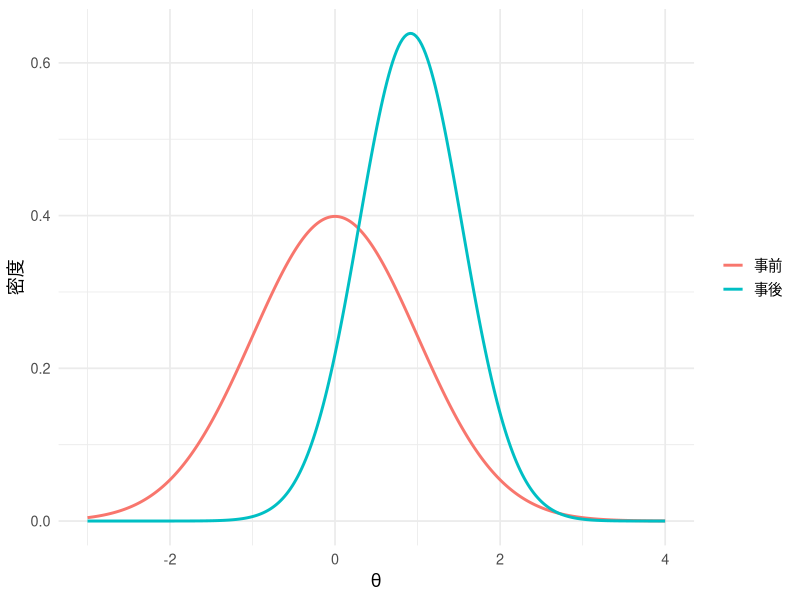
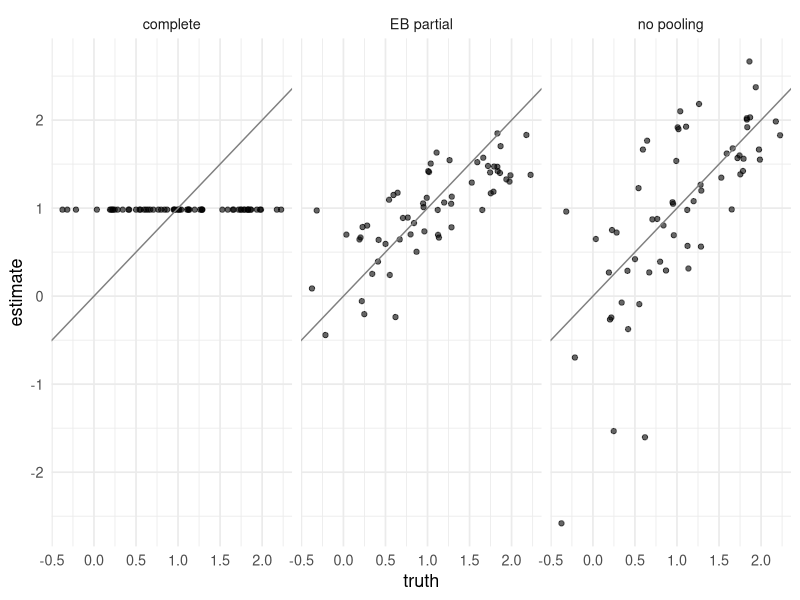
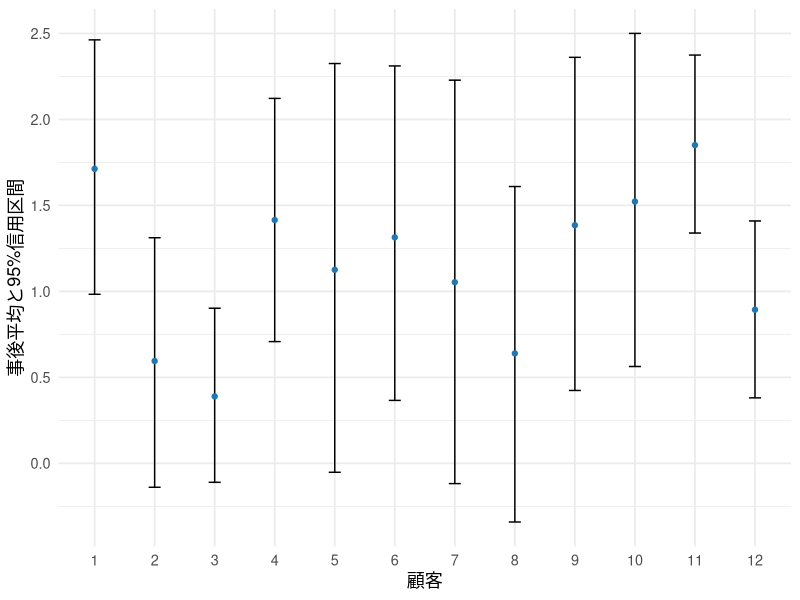

R code for these plots, in order:
## ---- chunk 1
#| include: false
library(ggplot2)
library(dplyr)
library(tidyr)
set.seed(202608)
font_family <- if (Sys.info()[["sysname"]] == "Darwin") "Hiragino Sans" else ""
theme_set(theme_minimal(base_size = 13, base_family = font_family))
knitr::opts_chunk$set(fig.align = "center", dpi = 144)
options(scipen = 8)
## ---- chunk 2
#| include: false
set.seed(202608)
N <- 60
n_i <- sample(c(3, 8, 20, 50), N, replace = TRUE)
mu_true <- 1; tau_true <- 0.7; sigma <- 2
s2 <- sigma^2 / n_i
truth <- rnorm(N, mu_true, tau_true)
y <- rnorm(N, truth, sqrt(s2))
y_test <- rnorm(N, truth, sqrt(s2))
# 経験ベイズでは、周辺尤度で母集団パラメータを推定する。
neg_marginal <- function(par) {
  -sum(dnorm(y, par[1], sqrt(exp(2 * par[2]) + s2), log = TRUE))
}
eb_fit <- optim(c(mean(y), log(0.5)), neg_marginal, method = "L-BFGS-B",
  lower = c(-5, -5), upper = c(5, 2))
mu_eb <- eb_fit$par[1]; tau_eb <- exp(eb_fit$par[2])
B <- s2 / (s2 + tau_eb^2)
eb_mean <- B * mu_eb + (1 - B) * y
complete <- rep(weighted.mean(y, 1 / s2), N)
normal_hb <- function(y, s2, seed = 202608, mu0 = 0, mu_sd = 2,
                      shape0 = 2, rate0 = 1, iterations = 5000, burn = 1000) {
  set.seed(seed)
  N <- length(y); theta <- y; mu <- mean(y); tau2 <- 1
  draws <- matrix(0, iterations - burn, N + 2)
  for (iteration in seq_len(iterations)) {
    variance <- 1 / (1 / s2 + 1 / tau2)
    mean_theta <- variance * (y / s2 + mu / tau2)
    theta <- rnorm(N, mean_theta, sqrt(variance))
    variance_mu <- 1 / (N / tau2 + 1 / mu_sd^2)
    mu <- rnorm(1, variance_mu * (sum(theta) / tau2 + mu0 / mu_sd^2),
                sqrt(variance_mu))
    tau2 <- 1 / rgamma(1, shape0 + N / 2, rate0 + sum((theta - mu)^2) / 2)
    if (iteration > burn) draws[iteration - burn, ] <- c(mu, sqrt(tau2), theta)
  }
  colnames(draws) <- c("mu", "tau", paste0("theta", seq_len(N)))
  draws
}
chain1 <- normal_hb(y, s2, seed = 202608)
chain2 <- normal_hb(y, s2, seed = 202609)
posterior <- rbind(chain1, chain2)
post_theta <- posterior[, -(1:2)]
full_mean <- colMeans(post_theta)
intervals <- t(apply(post_theta, 2, quantile, c(0.025, 0.975)))
## ---- chunk 3
grid <- seq(-3, 4, length.out = 300)
v <- 1 / (1 / 0.8^2 + 1); m <- v * 1.5 / 0.8^2
z <- data.frame(theta = rep(grid, 2), density = c(dnorm(grid), dnorm(grid, m, sqrt(v))),
  distribution = rep(c("事前", "事後"), each = length(grid)))
ggplot(z, aes(theta, density, color = distribution)) + geom_line(linewidth = 1) +
  labs(x = expression(theta), y = "密度", color = NULL)
## ---- chunk 4
plot_df <- data.frame(truth = rep(truth, 3), estimate = c(complete, y, eb_mean),
  method = rep(c("complete", "no pooling", "EB partial"), each = N))
ggplot(plot_df, aes(truth, estimate)) + geom_point(alpha = 0.6) +
  geom_abline(slope = 1, intercept = 0, color = "grey50") + facet_wrap(~method)
## ---- chunk 5
shown <- data.frame(id = factor(1:12), mean = full_mean[1:12],
  lower = intervals[1:12, 1], upper = intervals[1:12, 2])
ggplot(shown, aes(id, mean)) + geom_errorbar(aes(ymin = lower, ymax = upper), width = 0.2) +
  geom_point(color = "#1f77b4") + labs(x = "顧客", y = "事後平均と95%信用区間")
